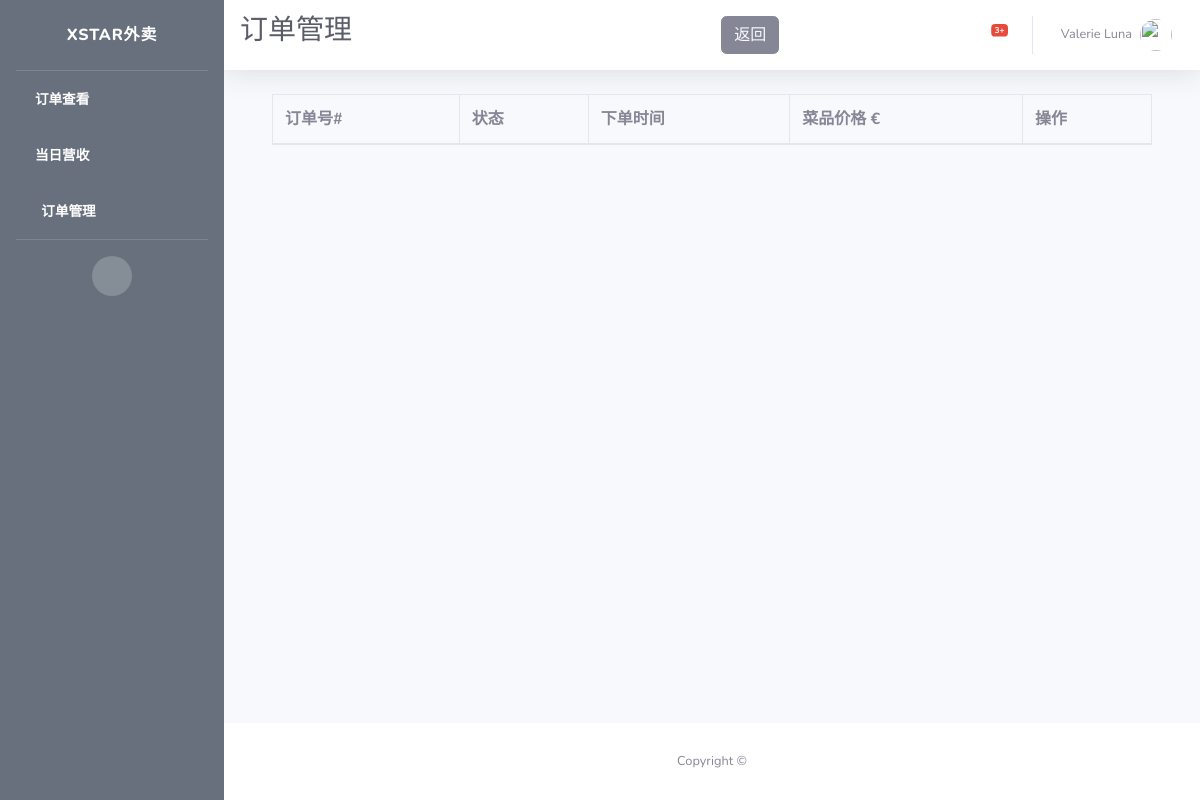
The app's page /takeaway/orders/admin, older data.
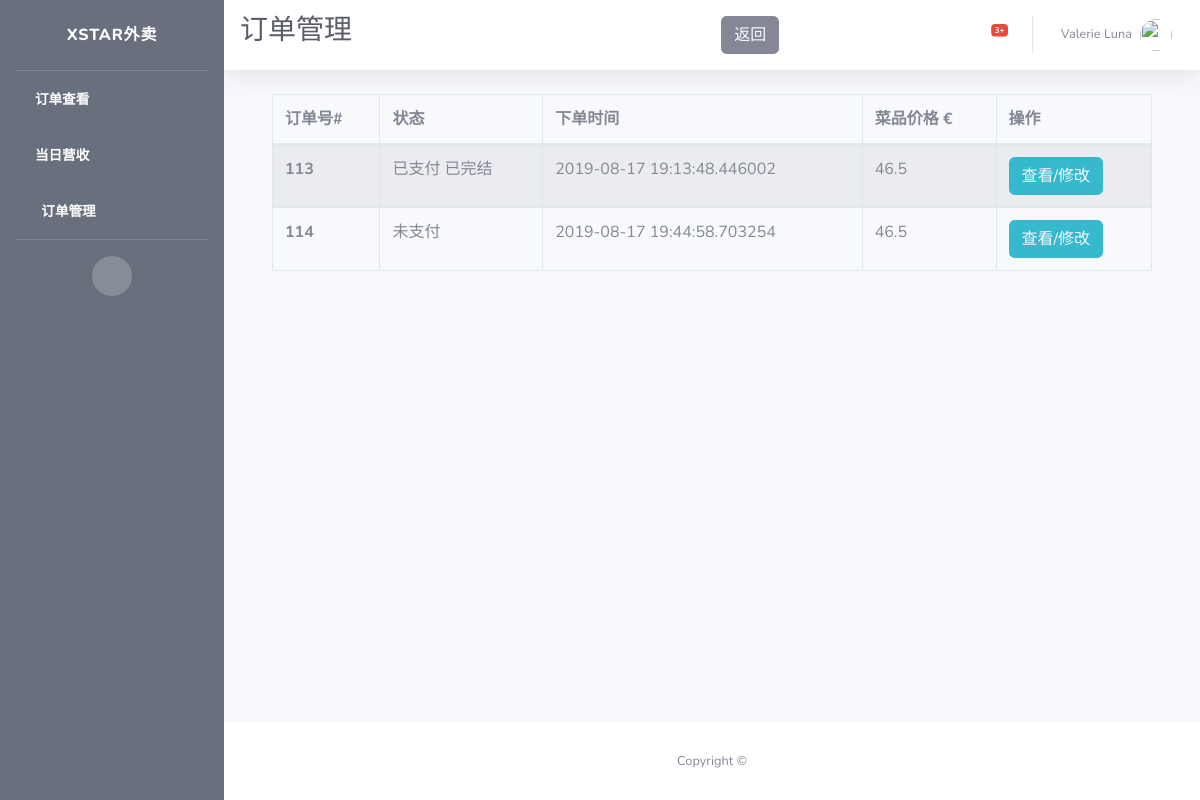
The same page, newer data.
### app/models.py (models this page shows)
class Order(db.Model):
    id = db.Column(db.Integer, primary_key=True, unique=True, index=True)
    totalPrice = db.Column(db.Float, unique=False)
    orderNumber = db.Column(db.String(200), unique=True)
    timeCreated = db.Column(db.DateTime, default=datetime.utcnow)
    isPaid = db.Column(db.Boolean, default=False)
    isReady = db.Column(db.Boolean, default=False)
    isPickedUp = db.Column(db.Boolean, default=False)
    items = db.Column(db.String(300))
    pay_via = db.Column(db.String(100))
    type = db.Column(db.String(100))
    container = db.Column(db.String(300))

### app/routes.py (the view)
@app.route("/takeaway/orders/admin")
def takeaway_orders_admin():
    orders = Order.query.filter(Order.type=="Out").all()
    open_orders = [order for order in orders if order.timeCreated.date()
                   == datetime.now(tz=pytz.timezone("Europe/Berlin")).date()]
    return render_template('takeaway_orders_admin.html', open_orders=open_orders)

### app/templates/takeaway_orders_admin.html (shortened to what this page needs)
{% extends 'TakeawayAdmin.html' %}
{% block css %}
<link rel="stylesheet" type="text/css" href="https://cdn.datatables.net/1.10.19/css/jquery.dataTables.css">
<link rel="stylesheet" type="text/css" href="https://cdnjs.cloudflare.com/ajax/libs/twitter-bootstrap/4.1.3/css/bootstrap.css">
<link rel="stylesheet" type="text/css" href="https://cdn.datatables.net/1.10.19/css/dataTables.bootstrap4.min.css">
{% endblock %}
{% block title %}
<h1 class="h3 mb-2 text-gray-800">订单管理</h1>
<button type="button" class="btn btn-secondary">
  <a href={{ url_for('takeaway_orders_manage') }} style="color: rgb(247, 249, 252)">
    返回
  </a>
</button>
{% endblock %}
{% block content %}
<div class="container">
  <div class="row">
    <div class="col-sm-12">
      <table id="example" class="table table-striped table-bordered">
        <thead>
          <tr>
            <th scope="col">订单号#</th>
            <th scope="col">状态</th>
            <th scope="col">下单时间</th>
            <th scope="col">菜品价格 €</th>
            <th scope="col">操作</th>
          </tr>
        </thead>
        <tbody>
          {% for order in open_orders %}
          <tr>
            <th scope="row">{{order.id}}</th>
            <td>
              <span>
                {{"已支付" if order.isPaid else "未支付"}}
              </span>
              <span>
                {{"已完结" if order.isPickedUp }}
              </span>
            </td>
            <td>{{ order.timeCreated }}</td>
            <td>{{ order.totalPrice }}</td>
            <td>
              <span>
                <button type="button" class="btn btn-info">
                  <a href={{ url_for('takeaway_order_edit', order_id=order.id ) }} style="color: rgb(247, 249, 252)">
                    查看/修改
                  </a>
                </button>
              </span>
            </td>
          </tr>
          {% endfor %}
        </tbody>
      </table>
    </div>
  </div>
</div>
{% endblock %}

### app/templates/TakeawayAdmin.html (shortened to what this page needs)
<!DOCTYPE html>
<html lang="en">
<head>
  {% block css %}
  {% endblock %}
  <link href="{{ url_for('static', filename='fontawesome-free/css/all.min.css') }}" rel="stylesheet" type="text/css">
  <link href="{{ url_for('static', filename='css/sb-admin-2.min.css')}}" rel="stylesheet">
</head>
<body id="page-top">
  <div id="wrapper">
    <ul class="navbar-nav bg-gradient-primary sidebar sidebar-dark accordion" id="accordionSidebar">
      <a class="sidebar-brand d-flex align-items-center justify-content-center" href="{{ url_for('takeaway_orders_manage') }}">
        <div class="sidebar-brand-text mx-3">Xstar外卖</div>
      </a>
      <hr class="sidebar-divider my-0">
      <li class="nav-item active">
        <a class="nav-link" href="{{ url_for('takeaway_orders_manage') }}">
          <i class="fas fa-utensils"></i>
          <span>订单查看</span>
        </a>
      </li>
      <li class="nav-item active">
        <a class="nav-link" href="{{ url_for('takeaway_cur_revenue') }}">
          <i class="fas fa-money-bill-alt"></i>
          <span>当日营收</span>
        </a>
      </li>
      <li class="nav-item active">
        <a class="nav-link" href={{ url_for('takeaway_orders_admin') }}>
          <i class="fas fa-fw fa-tachometer-alt"></i>
          <span>订单管理</span>
        </a>
      </li>
      <hr class="sidebar-divider d-none d-md-block">
      <div class="text-center d-none d-md-inline">
        <button class="rounded-circle border-0" id="sidebarToggle"></button>
      </div>
    </ul>
    <div id="content-wrapper" class="d-flex flex-column">
      <div id="content">
        <nav class="navbar navbar-expand navbar-light bg-white topbar mb-4 static-top shadow">
          {% block title %}
          {% endblock %}
          <ul class="navbar-nav ml-auto">
            <li class="nav-item dropdown no-arrow mx-1">
              <a class="nav-link dropdown-toggle" href="#" id="alertsDropdown" role="button" data-toggle="dropdown" aria-haspopup="true" aria-expanded="false">
                <i class="fas fa-bell fa-fw"></i>
                <span class="badge badge-danger badge-counter">3+</span>
              </a>
            </li>
            <li class="nav-item dropdown no-arrow">
              <a class="nav-link dropdown-toggle" href="#" id="userDropdown" role="button" data-toggle="dropdown" aria-haspopup="true" aria-expanded="false">
                <span class="mr-2 d-none d-lg-inline text-gray-600 small">Valerie Luna</span>
                <img class="img-profile rounded-circle" src="https://source.unsplash.com/QAB-WJcbgJk/60x60">
              </a>
            </li>
          </ul>
        </nav>
        <div class="container-fluid">
          {% block content %}{% endblock %}
        </div>
      </div>
      <footer class="sticky-footer bg-white">
        <div class="container my-auto">
          <div class="copyright text-center my-auto">
            <span>Copyright &copy; {{ title }}</span>
          </div>
        </div>
      </footer>
    </div>
  </div>
</body>
</html>

### app/templates/takeaway_orders_admin.html (style rules this page uses)
.row:after { content: ""; display: table; clear: both; }

### app/templates/TakeawayAdmin.html (style rules this page uses)
.bg-gradient-primary { background-image: linear-gradient(180deg,#67707c 10%,#67707c 100%); background-size: cover; }

Row changes from the older to the newer data that the page shows:
added Order: id "113", isPaid "已支付", isPickedUp "已完结", timeCreated "2019-08-17 19:13:48.446002", totalPrice "46.5"
added Order: id "114", isPaid "未支付", timeCreated "2019-08-17 19:44:58.703254", totalPrice "46.5"
